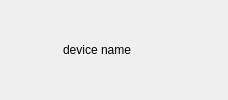
<?xml version="1.0" encoding="UTF-8"?>
<ui version="4.0">
 <class>TabLabel</class>
 <widget class="QWidget" name="TabLabel">
  <property name="geometry">
   <rect>
    <x>0</x>
    <y>0</y>
    <width>0</width>
    <height>24</height>
   </rect>
  </property>
  <property name="sizePolicy">
   <sizepolicy hsizetype="Minimum" vsizetype="Minimum">
    <horstretch>0</horstretch>
    <verstretch>0</verstretch>
   </sizepolicy>
  </property>
  <property name="windowTitle">
   <string notr="true">Tab Label</string>
  </property>
  <layout class="QHBoxLayout" name="horizontalLayout">
   <property name="sizeConstraint">
    <enum>QLayout::SizeConstraint::SetMinAndMaxSize</enum>
   </property>
   <property name="topMargin">
    <number>0</number>
   </property>
   <property name="bottomMargin">
    <number>0</number>
   </property>
   <property name="leftMargin">
    <number>0</number>
   </property>
   <property name="rightMargin">
    <number>0</number>
   </property>
   <item>
    <widget class="QLabel" name="icon">
     <property name="sizePolicy">
      <sizepolicy hsizetype="Fixed" vsizetype="Minimum">
       <horstretch>0</horstretch>
       <verstretch>0</verstretch>
      </sizepolicy>
     </property>
     <property name="minimumSize">
      <size>
       <width>57</width>
       <height>24</height>
      </size>
     </property>
     <property name="maximumSize">
      <size>
       <width>57</width>
       <height>24</height>
      </size>
     </property>
     <property name="alignment">
        <set>Qt::AlignCenter</set>
     </property>
     <property name="text">
      <string/>
     </property>
    </widget>
   </item>
   <item>
    <widget class="QLabel" name="name">
     <property name="sizePolicy">
      <sizepolicy hsizetype="Fixed" vsizetype="Minimum">
       <horstretch>0</horstretch>
       <verstretch>0</verstretch>
      </sizepolicy>
     </property>
     <property name="minimumSize">
      <size>
       <width>165</width>
       <height>0</height>
      </size>
     </property>
     <property name="text">
      <string>device name</string>
     </property>
     <property name="wordWrap">
      <bool>true</bool>
     </property>
    </widget>
   </item>
  </layout>
 </widget>
 <resources/>
 <connections/>
</ui>
